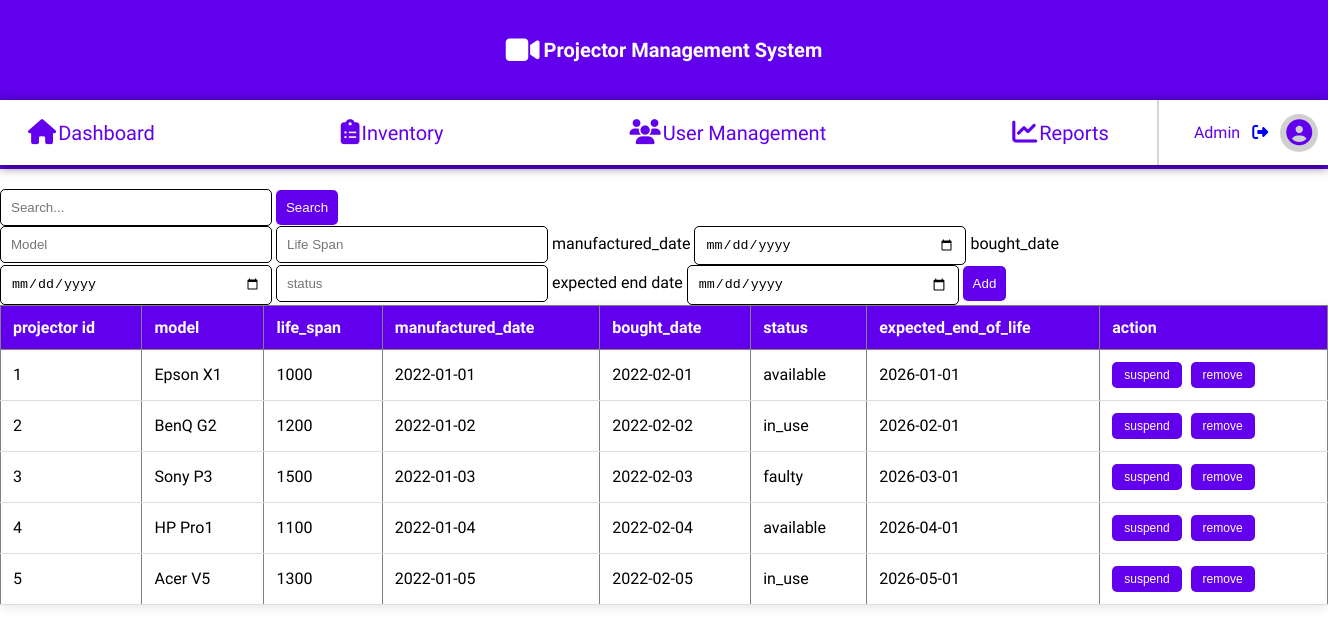
/inventory.php (signed in), run on an earlier commit of the app's database.
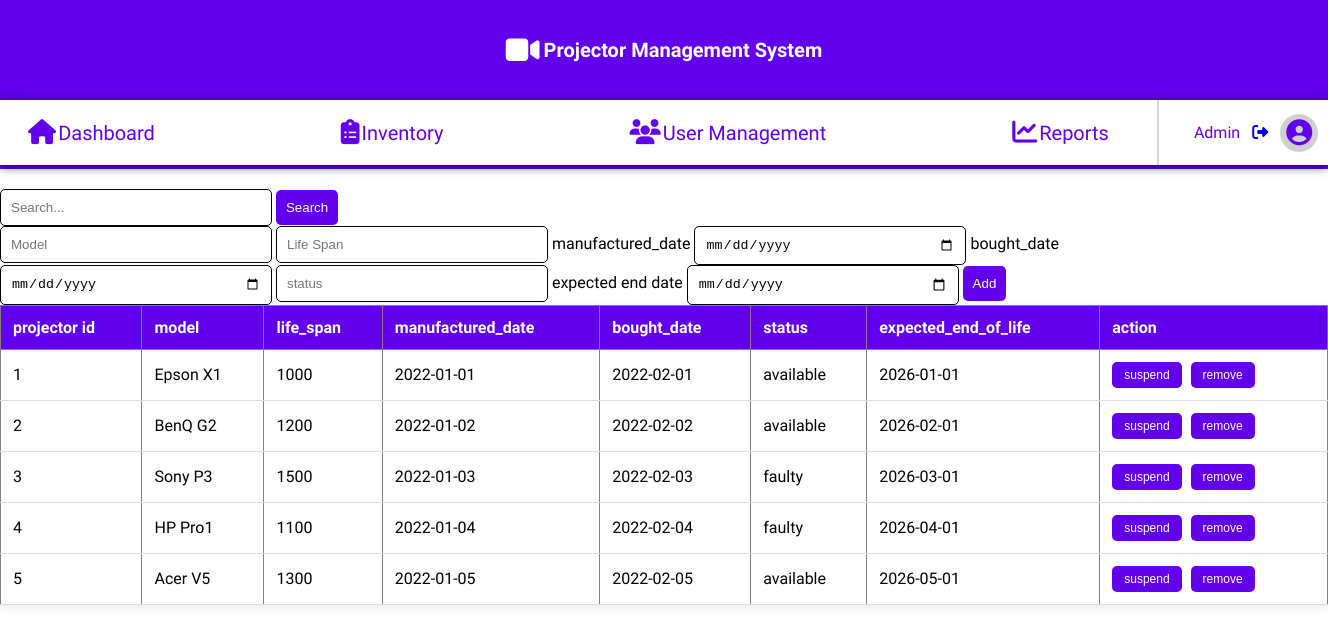
And on a later commit of the database.
### tables this page shows
CREATE TABLE `projectors` (
  `projector_id` int(11) NOT NULL,
  `model` varchar(100) DEFAULT NULL,
  `life_span` int(11) DEFAULT NULL,
  `manufactured_date` date DEFAULT NULL,
  `bought_date` date DEFAULT NULL,
  `status` varchar(50) DEFAULT NULL,
  `expected_end_of_life` date DEFAULT NULL,
  `is_active` tinyint(1) DEFAULT 1
);

### inventory.php (the view, shortened to what this page needs)
<?php
include 'connection.php';
$search= "";
$sql = "SELECT * FROM projectors";
$result = $conn->query($sql);
?>
<!DOCTYPE html>
<html lang="en">
<head>
    <link rel="stylesheet" href="css/inventory.css">
</head>
<body>
   <?php include("manager-navigation.php"); ?>
    <hr>
    <form method="GET" >
        <input type="text" name="query" placeholder="Search..." value="<?php echo"$search" ; ?>">
        <button type="submit">Search</button>
</form>
<form method="POST" action="add_proj.php" class="form-inline">
    <input type="text" name="model" placeholder="Model" id="model" required>
    <input type="number" name="life_span" placeholder="Life Span" id="life_span" required>
    <label for="manufactured_date">manufactured_date</label>
    <input type="date" name="manufactured_date" id="manufactured_date" required>
    <label for="bought_date">bought_date</label>
    <input type="date" name="bought_date" id="bought_date" required>
    <input type="text" name="status" id="status" placeholder="status"  required>
    <label for="expected_end_of_life">expected end date</label>
    <input type="date" name="expected_end_of_life" id="expected_end_life" required>
    <button type="submit" name="save">Add</button>
</form>
    <table border="1">
        <th>projector id</th>
        <th>model</th>
        <th>life_span</th>
        <th>manufactured_date</th>
        <th>bought_date</th>
        <th>status</th>
        <th>expected_end_of_life</th>
        <th>action</th>
        <?php
        if (isset($_GET['query'])){
             $search= $_GET['query'];
            $sql= "SELECT * FROM projectors WHERE model LIKE '%$search%'";
            $result= $conn->query($sql);
        if ($result->num_rows > 0){
            while($row = $result->fetch_assoc()){
                echo "<tr>
                    <td>{$row['projector_id']}</td>
                    <td>{$row['model']}</td>
                    <td>{$row['life_span']}</td>
                    <td>{$row['manufactured_date']}</td>
                    <td>{$row['bought_date']}</td>
                    <td>{$row['status']}</td>
                    <td>{$row['expected_end_of_life']}</td>
                    <td>
                    <button >suspend</button>
                    <button >remove</button>
                    </td>
                </tr>";
            }
        }else{
            echo "<tr><td colspan='7'>No projectors found</td></tr>";
        }
    } else{
            if ($result->num_rows > 0){
            while($row = $result->fetch_assoc()){
                echo "<tr>
                    <td>{$row['projector_id']}</td>
                    <td>{$row['model']}</td>
                    <td>{$row['life_span']}</td>
                    <td>{$row['manufactured_date']}</td>
                    <td>{$row['bought_date']}</td>
                    <td>{$row['status']}</td>
                    <td>{$row['expected_end_of_life']}</td>
                    <td>
                    <button >suspend</button>
                    <button >remove</button>
                    </td>
                </tr>";
            }
        }else{
            echo "<tr><td colspan='7'>No projectors found</td></tr>";
        }
    }
        ?>
    </table>
    </body>
</html>

What changed in the data, as far as the page shows it:
changed projectors "BenQ G2": status "in_use" → "available"
changed projectors "HP Pro1": status "available" → "faulty"
changed projectors "Acer V5": status "in_use" → "available"
